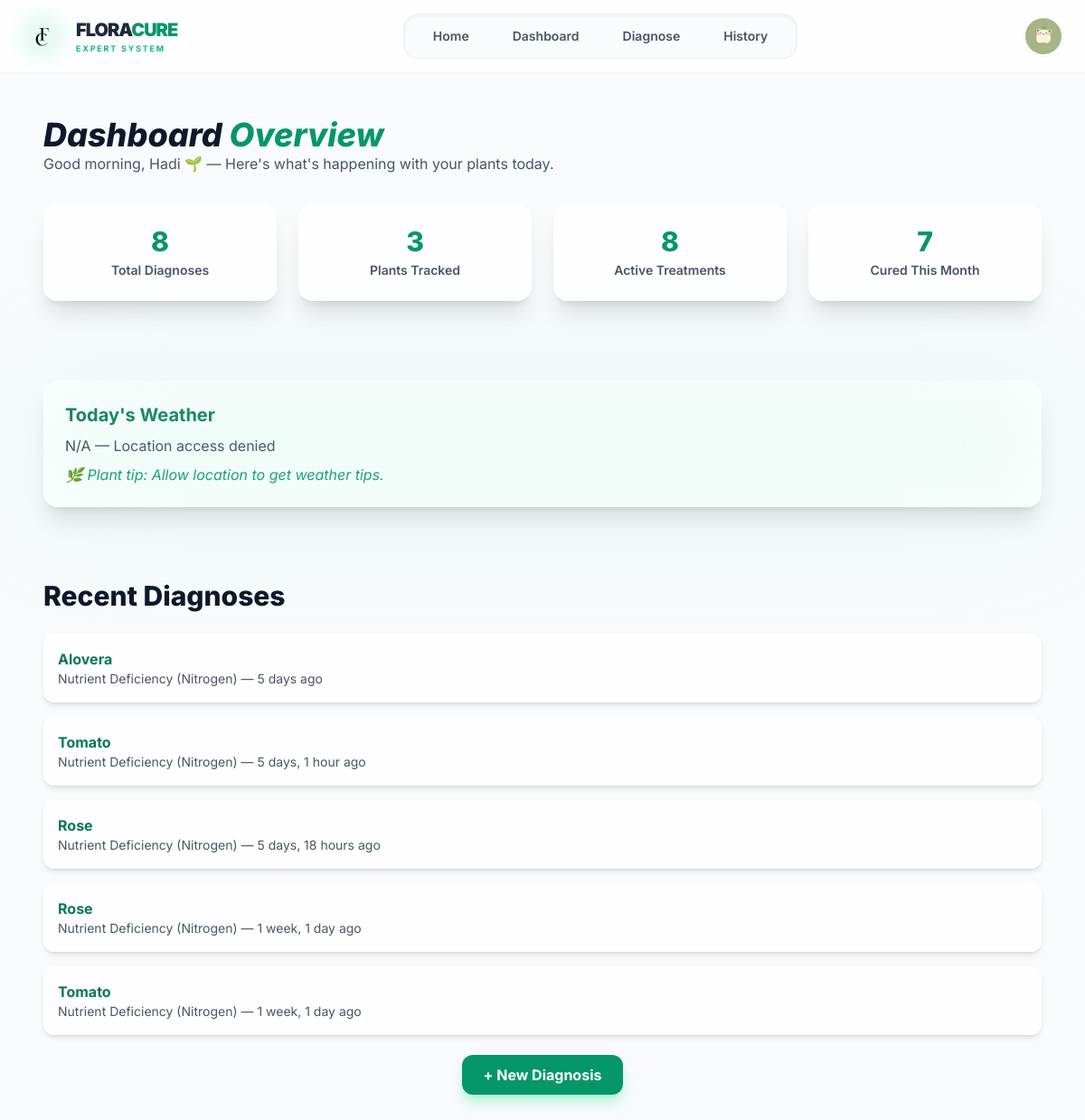
Page /dashboard (signed in) on the committed database.
### floraApp/models.py (models this page shows)
class Diagnosis(models.Model):
    user = models.ForeignKey(User, on_delete=models.CASCADE)
    plant_name = models.CharField(max_length=100)
    symptoms = models.TextField()
    disease = models.CharField(max_length=100)
    cure = models.TextField()
    date = models.DateTimeField(auto_now_add=True)
    plant_image = models.ImageField(upload_to='diagnosis_images/', null=True, blank=True)
    is_cured = models.BooleanField(default=False)

### floraApp/views.py (the view)
# urls.py: path('dashboard', views.dashboard_view, name="dashboard"),
def dashboard_view(request):
    user = request.user
    total_diagnoses = Diagnosis.objects.filter(user=user).count()
    plants_tracked = Diagnosis.objects.filter(user=user).values("plant_name").distinct().count()
    active_treatments = Diagnosis.objects.filter(user=user, cure__icontains="Add").count()
    cured_this_month = Diagnosis.objects.filter(
        user=user,
        is_cured=True,
        date__month=now().month,
        date__year=now().year
    ).count()
    recent_diagnoses = Diagnosis.objects.filter(user=user).order_by("-date")[:5]
    context = {
        "user": user,
        "total_diagnoses": total_diagnoses,
        "plants_tracked": plants_tracked,
        "active_treatments": active_treatments,
        "cured_this_month": cured_this_month,
        "recent_diagnoses": recent_diagnoses,
    }
    return render(request, "dashboard.html", context)

### templates/dashboard.html (shortened to what this page needs)
<!DOCTYPE html>
<html lang="en">
<head>
  <script src="https://cdn.tailwindcss.com"></script>
</head>
<body class="bg-slate-50 text-slate-900">
  <nav class="sticky top-0 z-50 bg-white/80 backdrop-blur-md border-b border-slate-100">
    <div class="max-w-7xl mx-auto px-4 md:px-6 h-16 md:h-20 flex justify-between items-center">
      <div class="flex items-center group cursor-pointer">
        <div class="relative">
          <img src="/static/image/fc.png" alt="Logo" class="relative h-9 w-9 md:h-12 md:w-12">
        </div>
        <div class="ml-2 md:ml-3 flex flex-col">
          <span class="text-lg md:text-xl font-black tracking-tighter text-slate-800 leading-none uppercase">
            Flora<span class="text-emerald-600">Cure</span>
          </span>
          <span class="text-[8px] md:text-[9px] uppercase tracking-[0.2em] font-bold text-emerald-500">Expert System</span>
        </div>
      </div>
      <div class="hidden md:flex items-center bg-slate-50/80 px-2 py-1.5 rounded-2xl border border-slate-200/50 shadow-inner">
        <a href="home" class="px-6 py-2 text-sm font-semibold text-slate-600 hover:text-emerald-600 rounded-xl hover:bg-white hover:shadow-sm transition-all duration-200">Home</a>
        <a href="dashboard" class="px-6 py-2 text-sm font-semibold text-slate-600 hover:text-emerald-600 rounded-xl hover:bg-white hover:shadow-sm transition-all duration-200">Dashboard</a>
        <a href="diagnose" class="px-6 py-2 text-sm font-semibold text-slate-600 hover:text-emerald-600 rounded-xl hover:bg-white hover:shadow-sm transition-all duration-200">Diagnose</a>
        <a href="hh" class="px-6 py-2 text-sm font-semibold text-slate-600 hover:text-emerald-600 rounded-xl hover:bg-white hover:shadow-sm transition-all duration-200">History</a>
      </div>
      <div class="flex items-center gap-3">
        <a href="profile" class="group relative">
          <img src="/static/image/icon.png" alt="Profile" class="relative h-9 w-9 md:h-11 md:w-11 rounded-full border-2 border-white object-cover shadow-sm transition-transform duration-200 group-hover:scale-105">
        </a>
      </div>
    </div>
  </nav>
  <section class="max-w-6xl mx-auto px-4 md:px-6 py-8 md:py-12">
    <h1 class="text-2xl md:text-4xl font-extrabold text-slate-900 italic">
      Dashboard <span class="text-emerald-600">Overview</span>
    </h1>
    <p class="text-slate-600 mb-6 md:mb-8 text-sm md:text-base">Good morning, {{ user.username }} 🌱 — Here's what's happening with your plants today.</p>
    <div class="grid grid-cols-2 md:grid-cols-4 gap-3 md:gap-6 text-center">
      <div class="bg-white/80 backdrop-blur-lg rounded-2xl shadow-xl p-4 md:p-6 hover:shadow-2xl transition">
        <h2 class="text-2xl md:text-3xl font-extrabold text-emerald-600">{{ total_diagnoses }}</h2>
        <p class="text-slate-600 font-semibold text-xs md:text-sm mt-1">Total Diagnoses</p>
      </div>
      <div class="bg-white/80 backdrop-blur-lg rounded-2xl shadow-xl p-4 md:p-6 hover:shadow-2xl transition">
        <h2 class="text-2xl md:text-3xl font-extrabold text-emerald-600">{{ plants_tracked }}</h2>
        <p class="text-slate-600 font-semibold text-xs md:text-sm mt-1">Plants Tracked</p>
      </div>
      <div class="bg-white/80 backdrop-blur-lg rounded-2xl shadow-xl p-4 md:p-6 hover:shadow-2xl transition">
        <h2 class="text-2xl md:text-3xl font-extrabold text-emerald-600">{{ active_treatments }}</h2>
        <p class="text-slate-600 font-semibold text-xs md:text-sm mt-1">Active Treatments</p>
      </div>
      <div class="bg-white/80 backdrop-blur-lg rounded-2xl shadow-xl p-4 md:p-6 hover:shadow-2xl transition">
        <h2 class="text-2xl md:text-3xl font-extrabold text-emerald-600">{{ cured_this_month }}</h2>
        <p class="text-slate-600 font-semibold text-xs md:text-sm mt-1">Cured This Month</p>
      </div>
    </div>
  </section>
  <section class="max-w-6xl mx-auto px-4 md:px-6 py-4 md:py-10">
    <div class="relative bg-white/80 backdrop-blur-lg rounded-2xl shadow-xl p-4 md:p-6">
      <div class="absolute -inset-1 bg-emerald-200 blur-3xl opacity-20 rounded-2xl"></div>
      <h2 class="text-lg md:text-xl font-bold text-emerald-700 mb-2">Today's Weather</h2>
      <p class="text-slate-700 text-sm md:text-base">
        <span id="weather-temp">Detecting...</span> —
        <span id="weather-city">please allow location</span>
      </p>
      <p class="italic text-emerald-600 mt-2 text-sm md:text-base">🌿 Plant tip: <span id="weather-tip">Loading...</span></p>
    </div>
  </section>
  <section class="max-w-6xl mx-auto px-4 md:px-6 py-6 md:py-10">
    <h2 class="text-2xl md:text-3xl font-extrabold text-slate-900 mb-4 md:mb-6">Recent Diagnoses</h2>
    <div class="space-y-3 md:space-y-4">
      {% for d in recent_diagnoses %}
      <div class="bg-white/80 backdrop-blur-lg rounded-xl shadow-md p-4 hover:shadow-lg transition">
        <h3 class="font-bold text-emerald-700 text-sm md:text-base">{{ d.plant_name }}</h3>
        <p class="text-slate-600 text-sm">{{ d.disease }} — {{ d.date|timesince }} ago</p>
      </div>
      {% empty %}
      <p class="text-slate-600 italic text-sm">No diagnoses yet.</p>
      {% endfor %}
    </div>
    <div class="text-center mt-6 md:mt-8">
      <a href="{% url 'diagnose' %}"
         class="bg-emerald-600 hover:bg-emerald-700 text-white px-6 py-3 rounded-xl font-bold shadow-lg shadow-emerald-200 transition hover:-translate-y-1 text-sm md:text-base">
        + New Diagnosis
      </a>
    </div>
  </section>
</body>
</html>

### templates/dashboard.html (style rules this page uses)
body { font-family: 'Inter', sans-serif; }

### rows in the picture
Diagnosis: plant_name "Alovera", disease "Nutrient Deficiency (Nitrogen)", date "5 days"
Diagnosis: plant_name "Tomato", disease "Nutrient Deficiency (Nitrogen)", date "5 days, 1 hour"
Diagnosis: plant_name "Rose", disease "Nutrient Deficiency (Nitrogen)", date "5 days, 18 hours"
Diagnosis: plant_name "Rose", disease "Nutrient Deficiency (Nitrogen)", date "1 week, 1 day"
Diagnosis: plant_name "Tomato", disease "Nutrient Deficiency (Nitrogen)", date "1 week, 1 day"

### other values in the picture
{{ user.username }} "Hadi"
{{ total_diagnoses }} "8"
{{ plants_tracked }} "3"
{{ active_treatments }} "8"
{{ cured_this_month }} "7"
